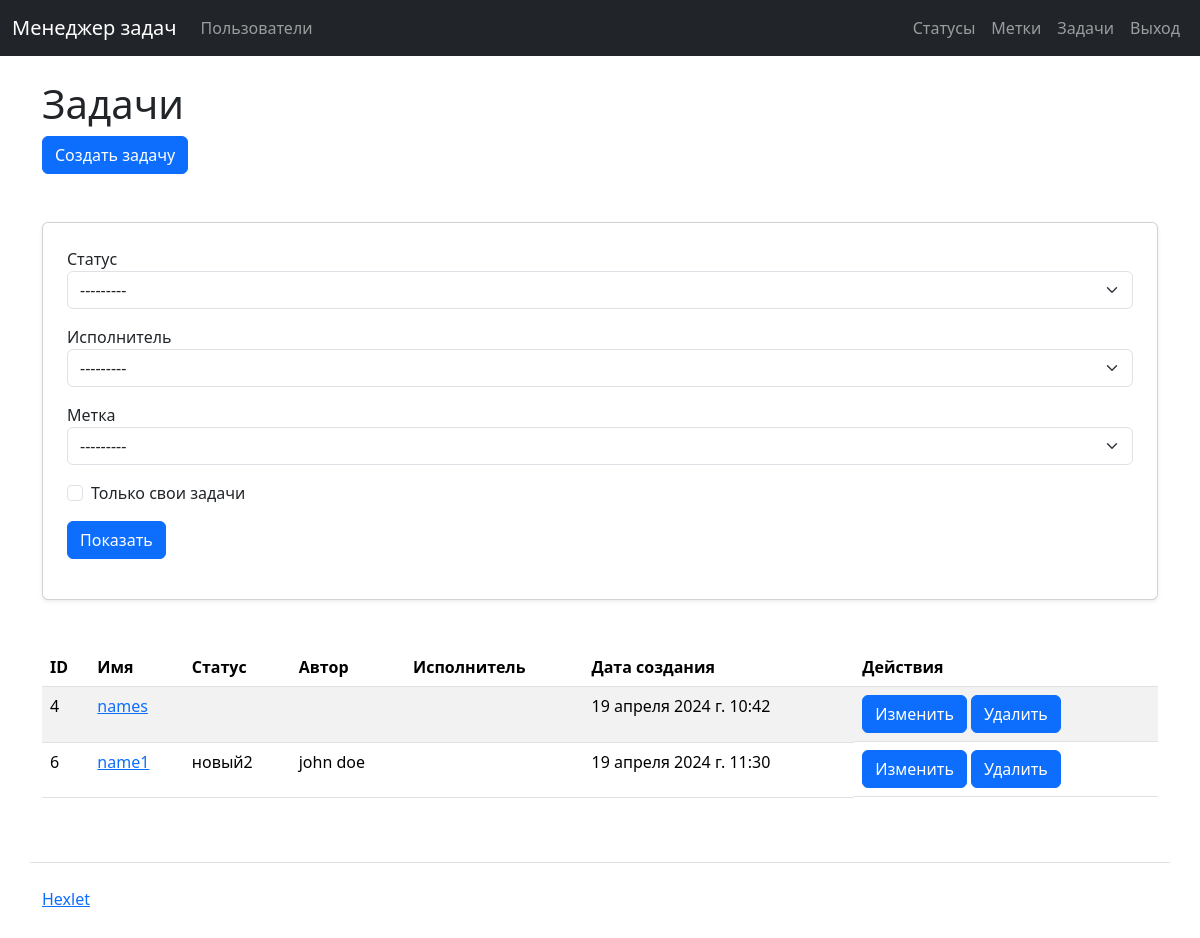
Before: /tasks/ (signed in) with the older database file.
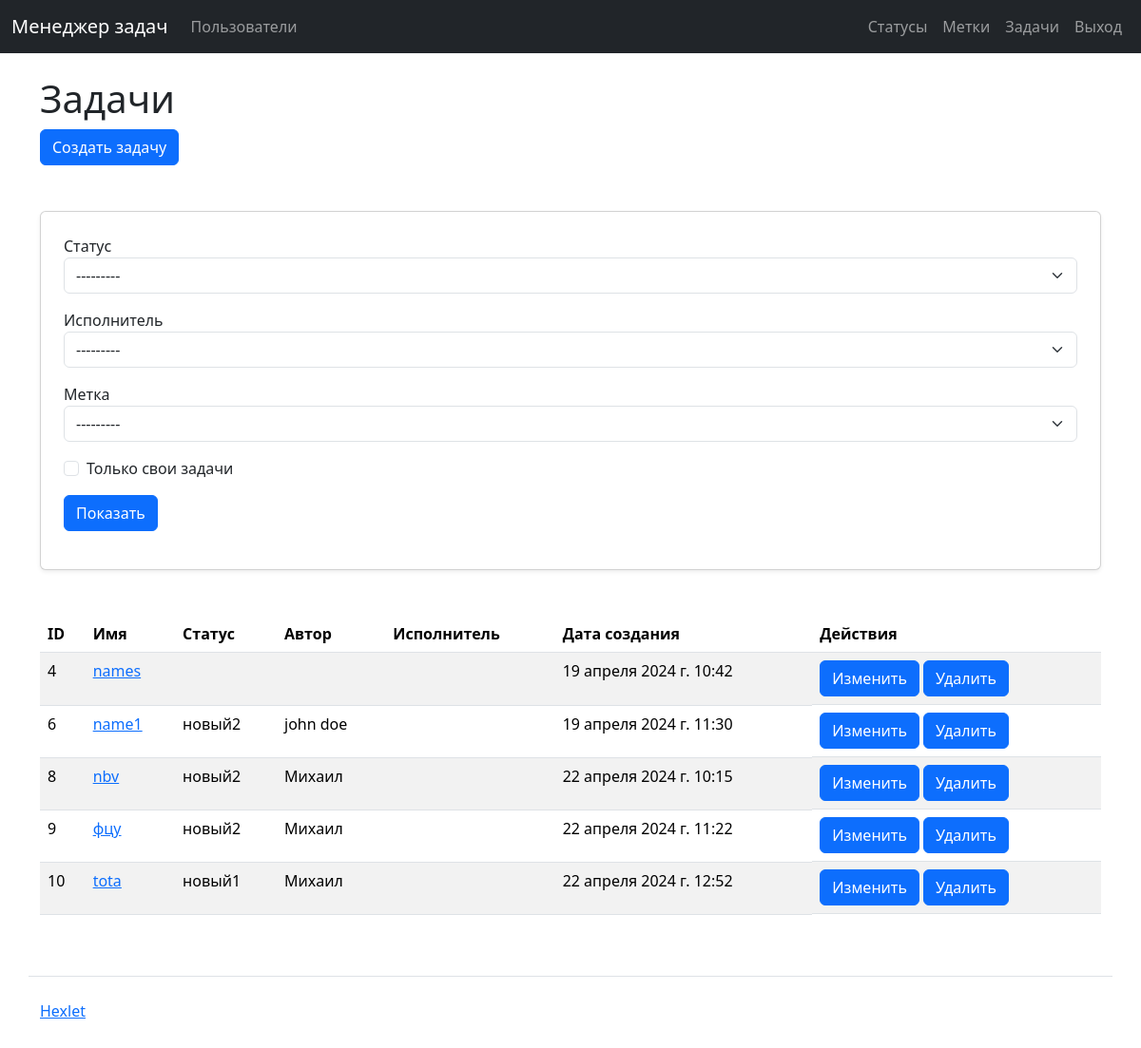
After: the same page with the newer database file.
### task_manager/tasks/models.py (models this page shows)
class Task(models.Model):
    name = models.CharField(max_length=150)
    description = models.TextField(blank=True)
    status = models.ForeignKey(Status, on_delete=models.SET_NULL, null=True)
    author = models.ForeignKey(User, on_delete=models.SET_NULL,
                               related_name='author', null=True)
    executor = models.ForeignKey(User, on_delete=models.SET_NULL, null=True,
                                 blank=True)
    labels = models.ManyToManyField(Label, blank=True)
    created_at = models.DateTimeField(auto_now_add=True)

### task_manager/statuses/models.py (models this page shows)
class Status(models.Model):
    name = models.CharField(max_length=100)
    created_at = models.DateTimeField(auto_now_add=True)

### task_manager/users/models.py (models this page shows)
class User(AbstractUser):
    pass

### task_manager/tasks/views.py (the view)
# urls.py: path('', TasksView.as_view(model=Task), name='tasks'),
class TasksView(LoginRequiredMixin, FilterView):
    def get(self, request):
        is_creator = False
        if (request.GET.get('only_own_tasks')):
            tasks = TaskFilter(request.GET, queryset=Task.objects.all()
                               .filter(author_id=request.user.id))
            is_creator = True
        else:
            tasks = TaskFilter(request.GET, queryset=Task.objects.all())
        return render(request, 'tasks/task_filter.html',
                      {'filter': tasks, 'is_creator': is_creator})

### task_manager/tasks/templates/tasks/task_filter.html (shortened to what this page needs)
{% extends "application.html" %}
{% load i18n %}
{% load django_bootstrap5 %}
{% block header %}
    <h1>{% translate 'tasks' %}</h1>
    <a href="{% url 'new_task' %}" class="btn btn-primary me-1 mb-5">{% translate 'create_task' %}</a>
{% endblock %}
{% block content %}
    <div class="card shadow-sm">
        <div class="card-body p-4">
            <form action="{% url 'tasks' %}" method="get">
                {% for field in filter.form %}
                    {% if field.name == 'status' %}
                        <div class="mb-3">
                            <label for="id_status">{% translate 'status' %}</label>
                            {% if field.errors  %}
                                <select name="{{ field.name }}" class="form-select is-invalid" id="id_{{field.name }}">
                                    {% if field.field.queryset.exists %}
                                        <option value="">---------</option>
                                        {% for status in field.field.queryset %}
                                            <option value="{{ status.pk }}">{{ status.name }}</option>
                                        {% endfor %}
                                    {% else %}
                                        <option value="">---------</option>
                                    {% endif %}
                                </select>
                                {% for error in field.errors %}
                                    <div class="invalid-feedback">{{ error|escape }}</div>
                                {% endfor %}
                            {% else  %}
                                <select name="{{ field.name }}" class="form-select" id="id_{{field.name }}">
                                    {% if field.field.queryset.exists %}
                                        <option value="">---------</option>
                                    {% else %}
                                        <option value="">---------</option>
                                    {% endif %}
                                </select>
                            {% endif %}
                        </div>
                    {% elif field.name == 'executor' %}
                        <div class="mb-3">
                            <label for="id_executor">{% translate 'executor' %}</label>
                            <select name="{{ field.name }}" class="form-select" id="id_{{field.name }}">
                                {% if field.field.queryset.exists %}
                                    <option value="">---------</option>
                                {% else %}
                                    <option value="">---------</option>
                                {% endif %}
                            </select>
                        </div>
                    {% elif field.name == 'labels' %}
                        <div class="mb-3">
                            <label for="id_labels">{% translate 'label' %}</label>
                            <select name="{{ field.name }}" class="form-select" id="id_{{ field.name }}">
                                {% if field.field.queryset.exists %}
                                    <option value="">---------</option>
                                {% else %}
                                    <option value="">---------</option>
                                {% endif %}
                            </select>
                        </div>
                    {% endif %}
                {% endfor %}
                <div class="form-check mb-3">
                    {% if is_creator %}
                        <input type="checkbox" name="only_own_tasks" id="only_own_tasks" class="form-check-input" checked>
                    {% else %}
                        <input type="checkbox" name="only_own_tasks" id="only_own_tasks" class="form-check-input">
                    {% endif %}
                    <label for="only_own_tasks">{% translate 'only_my_tasks' %}</label>
                </div>
                <input class='btn btn-primary' type="submit" value="{% translate 'show_btn' %}">
            </form>
        </div>
    </div>
    <table class="table table-striped mt-5">
        <thead>
            <tr>
                <th>{% translate 'id' %}</th>
                <th>{% translate 'status_name' %}</th>
                <th>{% translate 'status' %}</th>
                <th>{% translate 'author' %}</th>
                <th>{% translate 'executor' %}</th>
                <th>{% translate 'created_at' %}</th>
                <th>{% translate 'actions' %}</th>
            </tr>
        </thead>
        <tbody>
            {% for task in filter.qs %}
                <tr>
                    <td>{{ task.id }}</td>
                    <td>
                        <a href="{% url 'tasks' %}{{ task.id }}">{{ task.name }}</a>
                    </td>
                    <td>{{ task.status.name }}</td>
                    <td>{{ task.author.first_name }} {{task.author.last_name }}</td>
                    <td>{{ task.executor.first_name }} {{ task.executor.last_name }}</td>
                    <td>{{ task.created_at }}</td>
                    <td class="d-flex">
                        <a href="{% url 'tasks' %}{{ task.id }}/update/" class="btn btn-primary me-1">{% translate 'edit_user_btn' %}</a>
                        <a href="{% url 'tasks' %}{{ task.id }}/delete/" class="btn btn-primary me-1">{% translate 'remove' %}</a>
                    </td>
                </tr>
            {% endfor %}
        </tbody>
    </table>
{% endblock %}

### task_manager/users/templates/application.html (shortened to what this page needs)
{% load django_bootstrap5 %}
{% bootstrap_css %}
{% load i18n %}
<!DOCTYPE html>
<html lang="ru">
    <head>
    </head>
    <body class="d-flex flex-column min-vh-100">
        <nav class="navbar navbar-expand-md navbar-dark bg-dark mb-4">
            <div class="container-fluid">
                <a class="navbar-brand" href="/">{% translate 'app_name' %}</a>
                <div class="collapse navbar-collapse" id="navbarToggleExternalContent">
                    <ul class="navbar-nav me-auto mb-2 mb-md-0">
                        <li class="nav-item">
                            <a class="nav-link" href="/users/">{% translate 'app_users' %}</a>
                        </li>
                    </ul>
                    <ul class="navbar-nav">
                        {% if user.is_authenticated %}
                            <li class="nav-item">
                                <a class="nav-link" href="{% url 'statuses' %}">{% translate 'statuses' %}</a>
                            </li>
                            <li class="nav-item">
                                <a class="nav-link" href="{% url 'labels' %}">{% translate 'labels' %}</a>
                            </li>
                            <li class="nav-item">
                                <a class="nav-link" href="{% url 'tasks' %}">{% translate 'tasks' %}</a>
                            </li>
                            <li class="nav-item">
                                <a class="nav-link" href="{% url 'logout' %}">{% translate 'sign_out' %}</a>
                            </li>
                        {% endif %}
                    </ul>
                </div>
            </div>
        </nav>
        <main class="container wrapper flex-grow-1">
            {% block header %}{% endblock %}
            {% block content %}{% endblock %}
        </main>
        <footer>
            <div class="container my-5 pt-4 border-top">
                <a target="_blank" href="https://ru.hexlet.io">{% translate 'footer' %}</a>
            </div>
        </footer>
    </body>
</html>

Changed rows visible on the page:
added Task: id "8", name "nbv", status.name "новый2", author.first_name "Михаил", created_at "22 апреля 2024 г. 10:15"
added Task: id "9", name "фцу", status.name "новый2", author.first_name "Михаил", created_at "22 апреля 2024 г. 11:22"
added Task: id "10", name "tota", status.name "новый1", author.first_name "Михаил", created_at "22 апреля 2024 г. 12:52"
